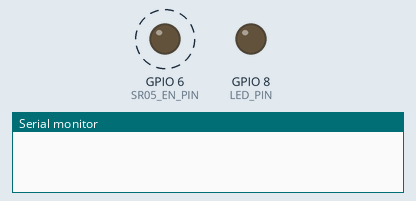
This sketch was run on a simulated ESP32-C3. Shown: output pins drawn as LEDs (lit = HIGH), the last lines printed to the serial monitor. Dashed ring = blinking.

Above: at 0.5 s.
At 1.5 s:
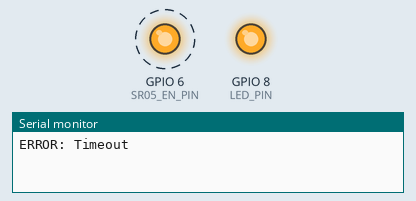
Timing chart, 0 to 5.2 s (numbered marks = the images above):
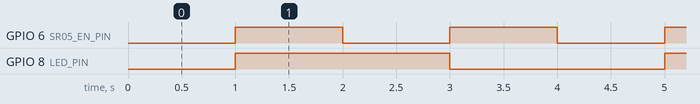

Measured:
- by itself, GPIO 6 (SR05_EN_PIN): alternates HIGH for 1.0 s and LOW for 1.0 s
- by itself, GPIO 8 (LED_PIN): alternates HIGH for 2.0 s and LOW for 2.0 s
- by itself, everything shown: repeats every 4.0 s, in 4 steps

The sketch:

esp32-ioe-sr05.ino
```cpp
/* PIN Configuration */
#define SR05_EN_PIN       6
#define SR05_RX_PIN       2
#define LED_PIN           8   //ESP32-C3

/* Application */
#define SR05_DATA_LEN     4

/* Variables */
int led_state = HIGH;
int i = 0;
uint16_t sr05_data[SR05_DATA_LEN] = {0,0,0,0};
unsigned long read_timeout = 0;

/* Functions */
void setup()
{
  Serial.begin(115200);
  Serial1.begin(9600, SERIAL_8N1, SR05_RX_PIN, -1);

  pinMode(SR05_EN_PIN, OUTPUT);
  digitalWrite(SR05_EN_PIN, HIGH);
  pinMode(LED_PIN, OUTPUT);
}

void MeasureDistanceBlocking()
{
  while( Serial1.read() >= 0 );

  digitalWrite(SR05_EN_PIN,0);
  read_timeout = millis();
  i = 0;
  do {
    while (Serial1.available() && i < SR05_DATA_LEN) {
      sr05_data[i++] = Serial1.read();
    }
  } while (i < SR05_DATA_LEN && millis() - read_timeout < 1000);
  digitalWrite(SR05_EN_PIN,1);

  /*
   * Data structure
   *  |    Header     |    High bytes (mm)   |    Low bytes (mm)   |   CRC (bytes 1 + bytes 2) & 0xFF |
   *        0xFF
   */
  if ( i >= SR05_DATA_LEN && sr05_data[0] == 0xff )
  {
    uint16_t distance = sr05_data[1] << 8 | sr05_data[2];
    if(sr05_data[3] == ((sr05_data[1] + sr05_data[2]) - 1)) {
      Serial.print("Distance : ");
      Serial.print(distance);
      Serial.println(" mm");
    } else {
      Serial.println("ERROR: CRC");
    }
  }
  else
  {
    if (i < SR05_DATA_LEN) {
      Serial.println("ERROR: Timeout");
    } else {
      Serial.print("Invalid data: 0x"); Serial.println(sr05_data[0], HEX);
    }
  }
}

void loop()
{
  MeasureDistanceBlocking();

  digitalWrite(LED_PIN, led_state);
  led_state = ( led_state == HIGH )? LOW : HIGH;

  delay(1000);
}
```
